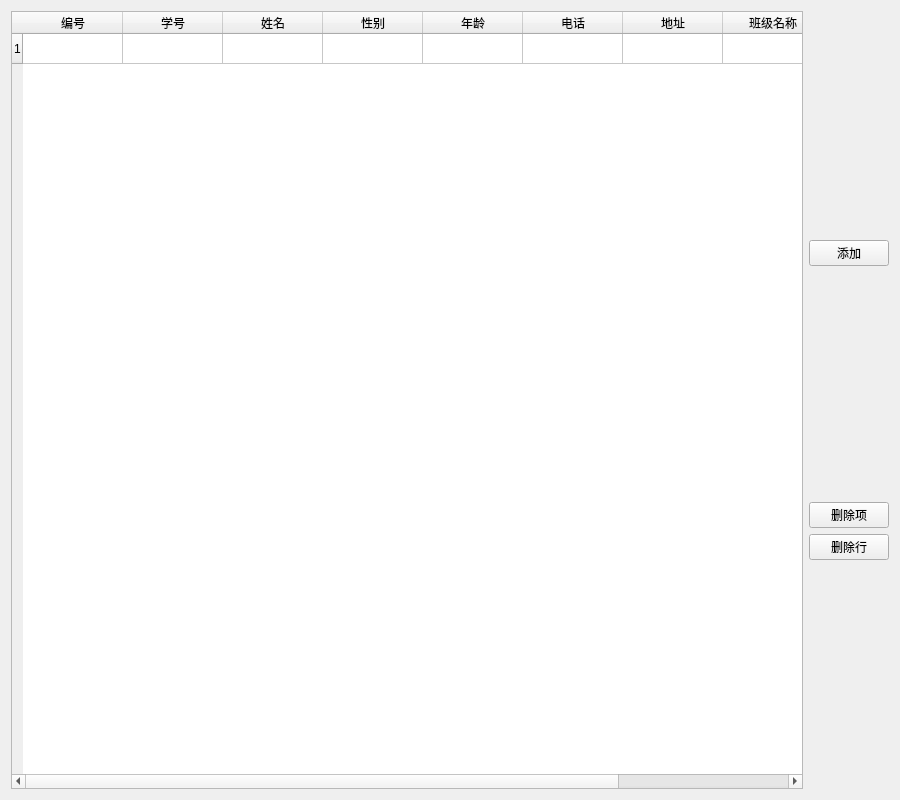
<?xml version="1.0" encoding="UTF-8"?>
<ui version="4.0">
 <class>studenInfoWight</class>
 <widget class="QWidget" name="studenInfoWight">
  <property name="geometry">
   <rect>
    <x>0</x>
    <y>0</y>
    <width>900</width>
    <height>800</height>
   </rect>
  </property>
  <property name="windowTitle">
   <string>Form</string>
  </property>
  <layout class="QHBoxLayout" name="horizontalLayout">
   <item>
    <widget class="QTableWidget" name="tableWidget">
     <row>
      <property name="text">
       <string>1</string>
      </property>
     </row>
     <column>
      <property name="text">
       <string>编号</string>
      </property>
     </column>
     <column>
      <property name="text">
       <string>学号</string>
      </property>
     </column>
     <column>
      <property name="text">
       <string>姓名</string>
      </property>
     </column>
     <column>
      <property name="text">
       <string>性别</string>
      </property>
     </column>
     <column>
      <property name="text">
       <string>年龄</string>
      </property>
     </column>
     <column>
      <property name="text">
       <string>电话</string>
      </property>
     </column>
     <column>
      <property name="text">
       <string>地址</string>
      </property>
     </column>
     <column>
      <property name="text">
       <string>班级名称</string>
      </property>
     </column>
     <column>
      <property name="text">
       <string>头像</string>
      </property>
     </column>
    </widget>
   </item>
   <item>
    <layout class="QVBoxLayout" name="verticalLayout">
     <item>
      <spacer name="verticalSpacer">
       <property name="orientation">
        <enum>Qt::Vertical</enum>
       </property>
       <property name="sizeHint" stdset="0">
        <size>
         <width>20</width>
         <height>40</height>
        </size>
       </property>
      </spacer>
     </item>
     <item>
      <widget class="QPushButton" name="pbAdd">
       <property name="text">
        <string>添加</string>
       </property>
      </widget>
     </item>
     <item>
      <spacer name="verticalSpacer_2">
       <property name="orientation">
        <enum>Qt::Vertical</enum>
       </property>
       <property name="sizeHint" stdset="0">
        <size>
         <width>20</width>
         <height>40</height>
        </size>
       </property>
      </spacer>
     </item>
     <item>
      <widget class="QPushButton" name="pbdeleteItem">
       <property name="text">
        <string>删除项</string>
       </property>
      </widget>
     </item>
     <item>
      <widget class="QPushButton" name="pbdeleteLine">
       <property name="text">
        <string>删除行</string>
       </property>
      </widget>
     </item>
     <item>
      <spacer name="verticalSpacer_3">
       <property name="orientation">
        <enum>Qt::Vertical</enum>
       </property>
       <property name="sizeHint" stdset="0">
        <size>
         <width>20</width>
         <height>40</height>
        </size>
       </property>
      </spacer>
     </item>
    </layout>
   </item>
  </layout>
 </widget>
 <resources/>
 <connections/>
</ui>
